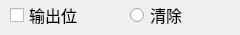
<?xml version="1.0" encoding="UTF-8"?>
<ui version="4.0">
 <class>MTest_EleItemWid</class>
 <widget class="QWidget" name="MTest_EleItemWid">
  <property name="geometry">
   <rect>
    <x>0</x>
    <y>0</y>
    <width>240</width>
    <height>35</height>
   </rect>
  </property>
  <property name="font">
   <font>
    <family>微软雅黑</family>
    <pointsize>12</pointsize>
   </font>
  </property>
  <property name="windowTitle">
   <string>Form</string>
  </property>
  <widget class="QRadioButton" name="cleanRadio">
   <property name="geometry">
    <rect>
     <x>130</x>
     <y>0</y>
     <width>91</width>
     <height>30</height>
    </rect>
   </property>
   <property name="font">
    <font>
     <family>微软雅黑</family>
     <pointsize>12</pointsize>
    </font>
   </property>
   <property name="text">
    <string>清除</string>
   </property>
  </widget>
  <widget class="QCheckBox" name="checkBox">
   <property name="geometry">
    <rect>
     <x>10</x>
     <y>0</y>
     <width>111</width>
     <height>30</height>
    </rect>
   </property>
   <property name="font">
    <font>
     <family>微软雅黑</family>
     <pointsize>12</pointsize>
    </font>
   </property>
   <property name="text">
    <string>输出位</string>
   </property>
  </widget>
 </widget>
 <resources/>
 <connections/>
</ui>
